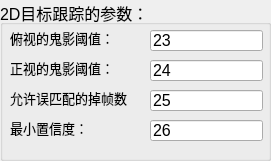
    <widget class="QGroupBox" name="groupBox_2">
     <property name="geometry">
      <rect>
       <x>320</x>
       <y>370</y>
       <width>271</width>
       <height>161</height>
      </rect>
     </property>
     <property name="font">
      <font>
       <pointsize>12</pointsize>
      </font>
     </property>
     <property name="title">
      <string>2D目标跟踪的参数：</string>
     </property>
     <property name="checkable">
      <bool>false</bool>
     </property>
     <property name="checked">
      <bool>false</bool>
     </property>
     <widget class="QLineEdit" name="lineEdit_16">
      <property name="geometry">
       <rect>
        <x>150</x>
        <y>30</y>
        <width>113</width>
        <height>21</height>
       </rect>
      </property>
      <property name="text">
       <string>23</string>
      </property>
     </widget>
     <widget class="QLabel" name="label_16">
      <property name="geometry">
       <rect>
        <x>10</x>
        <y>30</y>
        <width>121</width>
        <height>16</height>
       </rect>
      </property>
      <property name="font">
       <font>
        <pointsize>10</pointsize>
       </font>
      </property>
      <property name="text">
       <string>俯视的鬼影阈值：</string>
      </property>
     </widget>
     <widget class="QLineEdit" name="lineEdit_17">
      <property name="geometry">
       <rect>
        <x>150</x>
        <y>60</y>
        <width>113</width>
        <height>21</height>
       </rect>
      </property>
      <property name="text">
       <string>24</string>
      </property>
     </widget>
     <widget class="QLabel" name="label_17">
      <property name="geometry">
       <rect>
        <x>10</x>
        <y>60</y>
        <width>121</width>
        <height>16</height>
       </rect>
      </property>
      <property name="font">
       <font>
        <pointsize>10</pointsize>
       </font>
      </property>
      <property name="text">
       <string>正视的鬼影阈值：</string>
      </property>
     </widget>
     <widget class="QLabel" name="label_18">
      <property name="geometry">
       <rect>
        <x>10</x>
        <y>90</y>
        <width>121</width>
        <height>16</height>
       </rect>
      </property>
      <property name="font">
       <font>
        <pointsize>10</pointsize>
       </font>
      </property>
      <property name="text">
       <string>允许误匹配的掉帧数：</string>
      </property>
     </widget>
     <widget class="QLineEdit" name="lineEdit_18">
      <property name="geometry">
       <rect>
        <x>150</x>
        <y>90</y>
        <width>113</width>
        <height>21</height>
       </rect>
      </property>
      <property name="text">
       <string>25</string>
      </property>
     </widget>
     <widget class="QLabel" name="label_19">
      <property name="geometry">
       <rect>
        <x>10</x>
        <y>120</y>
        <width>121</width>
        <height>16</height>
       </rect>
      </property>
      <property name="font">
       <font>
        <pointsize>10</pointsize>
       </font>
      </property>
      <property name="text">
       <string>最小置信度：</string>
      </property>
     </widget>
     <widget class="QLineEdit" name="lineEdit_19">
      <property name="geometry">
       <rect>
        <x>150</x>
        <y>120</y>
        <width>113</width>
        <height>21</height>
       </rect>
      </property>
      <property name="text">
       <string>26</string>
      </property>
     </widget>
    </widget>
